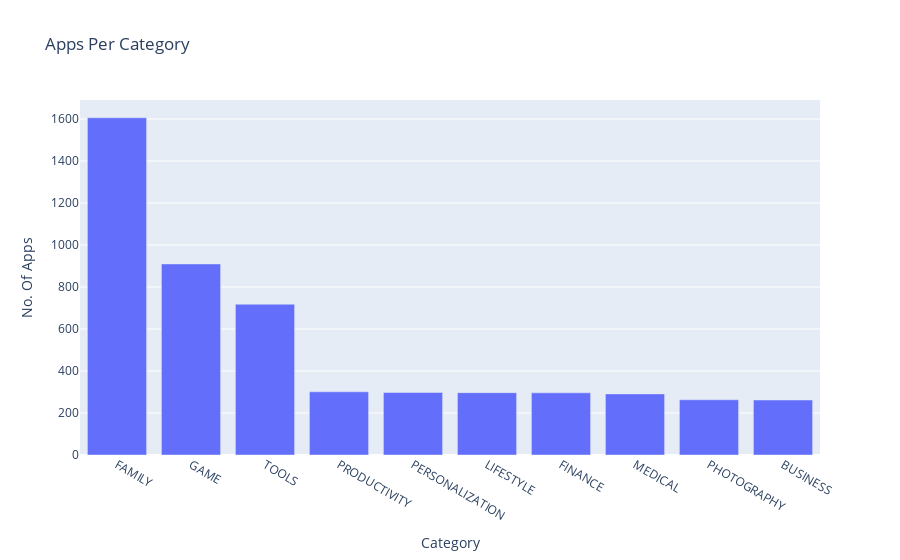

The code cell stored with this chart in its notebook:
### Markdown cell above
### Vertical Bar Chart - Highest Competition (Number of Apps)

### Code cell
bar=px.bar(x=top10_category.head(10).index,y=top10_category.head(10).App,title="Apps Per Category")
bar.update_layout(xaxis_title="Category",yaxis_title="No. Of Apps",yaxis=dict(
    tickvals=list(range(0,2001,200))
))
bar.show()

### Figure 1 — Plotly figure (JSON) as saved in the notebook; plotly's stock layout.template omitted (floating-point values rounded to 4 significant figures)
{"data": [{"alignmentgroup": "True", "hovertemplate": "x=%{x}<br>y=%{y}<extra></extra>", "legendgroup": "", "marker": {"color": "#636efa", "pattern": {"shape": ""}}, "name": "", "offsetgroup": "", "orientation": "v", "showlegend": false, "textposition": "auto", "type": "bar", "x": ["FAMILY", "GAME", "TOOLS", "PRODUCTIVITY", "PERSONALIZATION", "LIFESTYLE", "FINANCE", "MEDICAL", "PHOTOGRAPHY", "BUSINESS"], "xaxis": "x", "y": [1606, 910, 718, 301, 298, 297, 296, 291, 263, 262], "yaxis": "y"}], "layout": {"barmode": "relative", "legend": {"tracegroupgap": 0}, "title": {"text": "Apps Per Category"}, "xaxis": {"anchor": "y", "domain": [0, 1], "title": {"text": "Category"}}, "yaxis": {"anchor": "x", "domain": [0, 1], "tickvals": [0, 200, 400, 600, 800, 1000, 1200, 1400, 1600, 1800, 2000], "title": {"text": "No. Of Apps"}}}}
